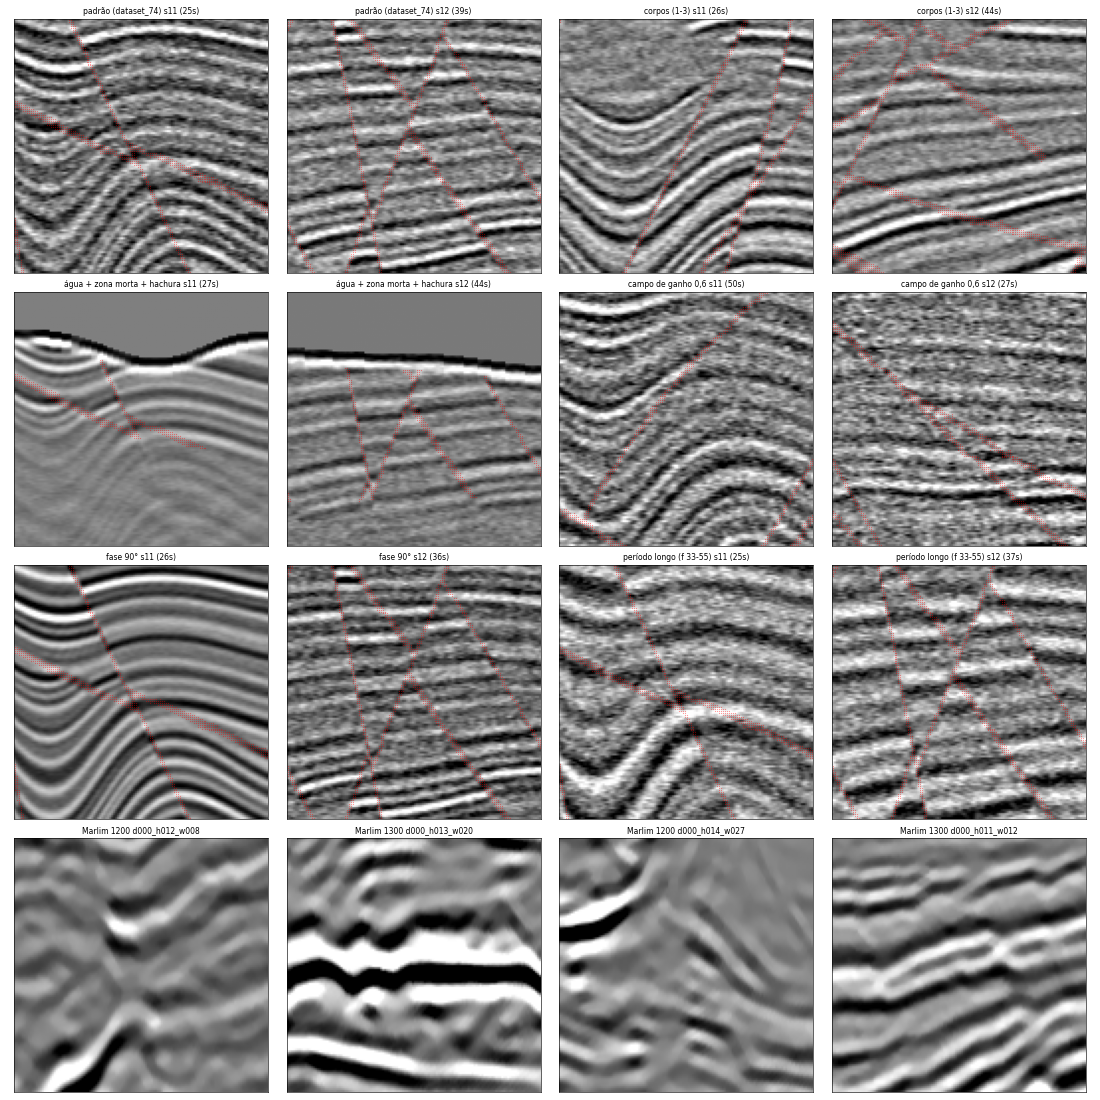

Write Python code to recreate this figure.
# CONFERÊNCIA VISUAL DAS ETAPAS NOVAS DO GERADOR: SEÇÃO INLINE CENTRAL (z × y) DE TILES COM CADA RECURSO LIGADO, NA ESCALA
# DA REDE (MIN-MAX DO VOLUME), AO LADO DE TILES REAIS DO MARLIM DE DEV NA MESMA ESCALA DE PIXEL, COM O RÓTULO EM VERMELHO
import sys, json, time
import numpy as np, torch, matplotlib
matplotlib.use('Agg')
import matplotlib.pyplot as plt
torch.set_num_threads(int(sys.argv[1]) if len(sys.argv) > 1 else 6)
ROOT = '/home/grva-mint/Projects/Falhas'
sys.path.insert(0, ROOT)
from Synthetic.index import SyntheticGenerator

FEATURES = {
    'padrão (dataset_74)': {},
    'corpos (1-3)': {'bodyCount': (1, 4)},
    'água + zona morta + hachura': {'seafloorProb': 1.0, 'deadZoneProb': 1.0, 'seafloorDepth': (0.1, 0.3), 'deadZoneDepth': (0.5, 0.8), 'deadZoneHatch': (0.1, 0.2)},
    'campo de ganho 0,6': {'gainField': 0.6},
    'fase 90°': {'waveletPhase': (90.0, 90.0)},
    'período longo (f 33-55)': {'waveletFreq': (33, 55)},
}
SEEDS = (11, 12)
real  = [('1200', 'patch_d000_h012_w008.dat'), ('1300', 'patch_d000_h013_w020.dat'), ('1200', 'patch_d000_h014_w027.dat'), ('1300', 'patch_d000_h011_w012.dat')]

rows = []
for name, params in FEATURES.items():
    for seed in SEEDS:
        g = SyntheticGenerator(seed=seed)
        g.set(params)
        t0 = time.time()
        img, msk = g.get()
        img = (img - img.min()) / (img.max() - img.min())
        rows.append((f'{name} s{seed} ({time.time() - t0:.0f}s)', img[64].T, msk[64].T))
        print(rows[-1][0], flush=True)

fig, axes = plt.subplots(4, 4, figsize=(20, 20))
for ax, (title, sec, lab) in zip(axes.ravel(), rows + [(f'Marlim {p} {n[6:-4]}', np.fromfile(f'{ROOT}/Blocks/Marlim/files/patches/{p}/tiles/{n}', np.float32).reshape(128, 128, 128)[64], None) for p, n in real]):
    ax.imshow(sec, cmap='gray', vmin=np.percentile(sec, 1), vmax=np.percentile(sec, 99))
    if lab is not None:
        zz, yy = np.nonzero(lab)
        ax.scatter(yy, zz, s=0.3, c='red', alpha=0.4)
    ax.set_title(title, fontsize=10); ax.set_xticks([]); ax.set_yticks([])
plt.tight_layout(); plt.savefig(f'{ROOT}/Synthetic/files/experiments/checks/features.png', dpi=55)
print('ok')
